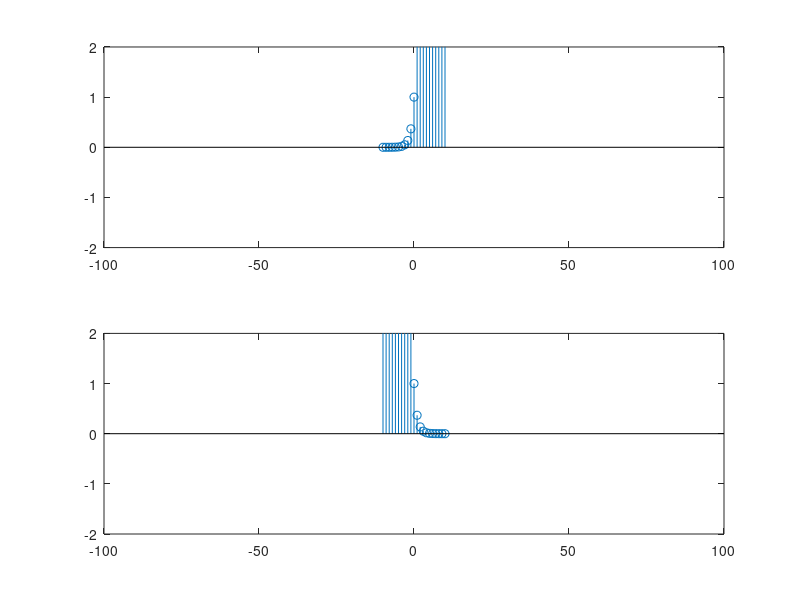

The MATLAB source for this figure:
%The Real Exp Function of Discrete time signal.

%Reference:

clc;                        %Clears the command window and homes the cursor.
clear all;                  %Clear variables and functions from memory.
clf;                        %Clear current figure.


%Defining The Original Signal {x(t)}.
d=1;d1=-1;
n=-10:10;                      %Defining x axis.
x=@(n) exp(d*n);                    %Defining y axis.
x1=@(n) exp(d1*n);
subplot(211);
stem(n,x(n));
axis([-100 100 -2 2]);%Ploting the graph.
subplot(212);
stem(n,x1(n));
axis([-100 100 -2 2]);                  %AXIS([XMIN XMAX YMIN YMAX]) sets scaling for the x- and y-axes on the current plot.
